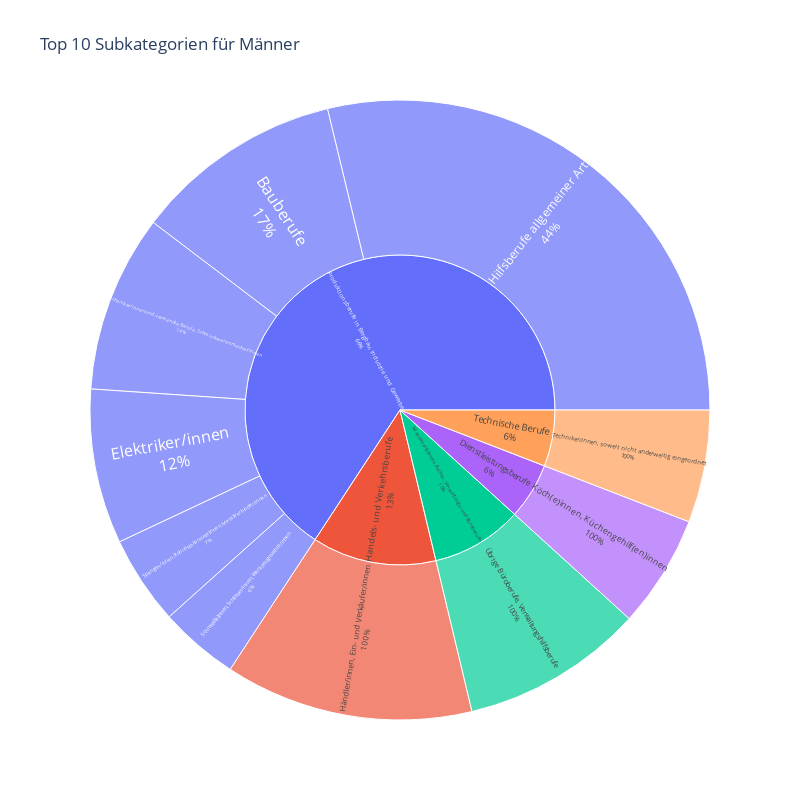
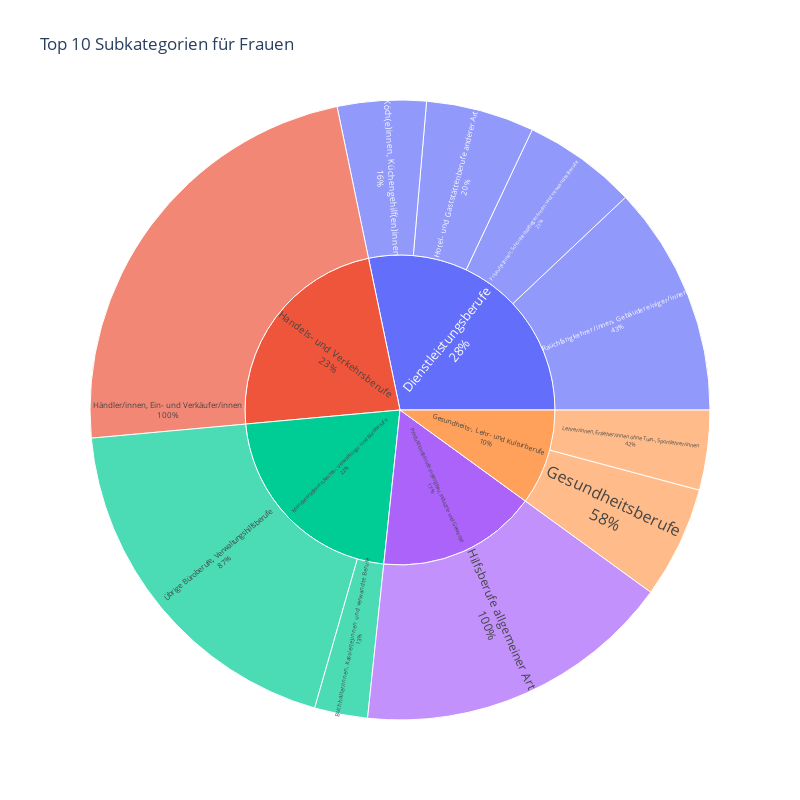

Here is the notebook cell these charts were saved with, in order:
### Code cell
# Beliebteste BErufskategorie zweiter Ebene mit der ersten Ebene für Männer und Frauen

# Teilen Sie den DataFrame in zwei separate DataFrames auf
df_men = df[df['Geschlecht'] == 'Männer']
df_women = df[df['Geschlecht'] == 'Frauen']

# Gruppieren und Summieren des 'Bestand' nach 'KatBez' und 'SubKatBez' für beide Geschlechter und nehmen Sie die Top 10
top_subkatbez_men = df_men.groupby(['SubKatBez'])['Bestand'].sum().sort_values(ascending=False).head(10).index
df_grouped_men = df_men[df_men['SubKatBez'].isin(top_subkatbez_men)].groupby(['KatBez', 'SubKatBez'])['Bestand'].sum().reset_index()

top_subkatbez_women = df_women.groupby(['SubKatBez'])['Bestand'].sum().sort_values(ascending=False).head(10).index
df_grouped_women = df_women[df_women['SubKatBez'].isin(top_subkatbez_women)].groupby(['KatBez', 'SubKatBez'])['Bestand'].sum().reset_index()

# Erstellen Sie zwei Sunburst-Diagramme
fig_men = px.sunburst(df_grouped_men, path=['KatBez', 'SubKatBez'], values='Bestand', title='Top 10 Subkategorien für Männer',
                      maxdepth=-1, branchvalues='total')
fig_men.update_layout(width=800, height=800)
fig_men.update_traces(textinfo='label+percent parent', insidetextorientation='radial', insidetextfont_size=16)

fig_women = px.sunburst(df_grouped_women, path=['KatBez', 'SubKatBez'], values='Bestand', title='Top 10 Subkategorien für Frauen',
                        maxdepth=-1, branchvalues='total')
fig_women.update_layout(width=800, height=800)
fig_women.update_traces(textinfo='label+percent parent', insidetextorientation='radial', insidetextfont_size=16)

# Anzeigen der Diagramme
fig_men.show()
fig_women.show()

### Figure 1 — Plotly figure (JSON) as saved in the notebook; plotly's stock layout.template omitted (floating-point values rounded to 4 significant figures)
{"data": [{"branchvalues": "total", "domain": {"x": [0, 1], "y": [0, 1]}, "hovertemplate": "labels=%{label}<br>Bestand=%{value}<br>parent=%{parent}<br>id=%{id}<extra></extra>", "ids": ["Produktionsberufe in Bergbau, Industrie und Gewerbe/Bauberufe", "Produktionsberufe in Bergbau, Industrie und Gewerbe/Elektriker/innen", "Produktionsberufe in Bergbau, Industrie und Gewerbe/Hilfsberufe allgemeiner Art", "Handels- und Verkehrsberufe/Händler/innen, Ein- und Verkäufer/innen", "Dienstleistungsberufe/Köch(e)innen, Küchengehilf(en)innen", "Produktionsberufe in Bergbau, Industrie und Gewerbe/Mechaniker/innen und verwandte Berufe, Schmuckwarenmacher/innen", "Produktionsberufe in Bergbau, Industrie und Gewerbe/Schmied(e)innen, Schlosser/innen, Werkzeugmacher/innen", "Produktionsberufe in Bergbau, Industrie und Gewerbe/Spengler/innen, Rohrinstallateur(e)innen, Metallverbinder/innen", "Technische Berufe/Techniker/innen, soweit nicht anderweitig eingeordnet", "Mandatar(e)innen, Rechts-, Verwaltungs- und Büroberufe/Übrige Büroberufe, Verwaltungshilfsberufe", "Dienstleistungsberufe", "Handels- und Verkehrsberufe", "Mandatar(e)innen, Rechts-, Verwaltungs- und Büroberufe", "Produktionsberufe in Bergbau, Industrie und Gewerbe", "Technische Berufe"], "insidetextfont": {"size": 16}, "insidetextorientation": "radial", "labels": ["Bauberufe", "Elektriker/innen", "Hilfsberufe allgemeiner Art", "Händler/innen, Ein- und Verkäufer/innen", "Köch(e)innen, Küchengehilf(en)innen", "Mechaniker/innen und verwandte Berufe, Schmuckwarenmacher/innen", "Schmied(e)innen, Schlosser/innen, Werkzeugmacher/innen", "Spengler/innen, Rohrinstallateur(e)innen, Metallverbinder/innen", "Techniker/innen, soweit nicht anderweitig eingeordnet", "Übrige Büroberufe, Verwaltungshilfsberufe", "Dienstleistungsberufe", "Handels- und Verkehrsberufe", "Mandatar(e)innen, Rechts-, Verwaltungs- und Büroberufe", "Produktionsberufe in Bergbau, Industrie und Gewerbe", "Technische Berufe"], "maxdepth": -1, "name": "", "parents": ["Produktionsberufe in Bergbau, Industrie und Gewerbe", "Produktionsberufe in Bergbau, Industrie und Gewerbe", "Produktionsberufe in Bergbau, Industrie und Gewerbe", "Handels- und Verkehrsberufe", "Dienstleistungsberufe", "Produktionsberufe in Bergbau, Industrie und Gewerbe", "Produktionsberufe in Bergbau, Industrie und Gewerbe", "Produktionsberufe in Bergbau, Industrie und Gewerbe", "Technische Berufe", "Mandatar(e)innen, Rechts-, Verwaltungs- und Büroberufe", "", "", "", "", ""], "textinfo": "label+percent parent", "type": "sunburst", "values": [130486, 96750, 344455, 155151, 70415, 110882, 49681, 55506, 70342, 113960, 70415, 155151, 113960, 787760, 70342]}], "layout": {"height": 800, "legend": {"tracegroupgap": 0}, "title": {"text": "Top 10 Subkategorien für Männer"}, "width": 800}}

### Figure 2 — Plotly figure (JSON) as saved in the notebook; plotly's stock layout.template omitted (floating-point values rounded to 4 significant figures)
{"data": [{"branchvalues": "total", "domain": {"x": [0, 1], "y": [0, 1]}, "hovertemplate": "labels=%{label}<br>Bestand=%{value}<br>parent=%{parent}<br>id=%{id}<extra></extra>", "ids": ["Mandatar(e)innen, Rechts-, Verwaltungs- und Büroberufe/Buchhalter/innen, Kassier(e)innen und verwandte Berufe", "Dienstleistungsberufe/Friseur(e)innen, Schönheitspfleger/innen und verwandte Berufe", "Gesundheits-, Lehr- und Kulturberufe/Gesundheitsberufe", "Produktionsberufe in Bergbau, Industrie und Gewerbe/Hilfsberufe allgemeiner Art", "Dienstleistungsberufe/Hotel- und Gaststättenberufe anderer Art", "Handels- und Verkehrsberufe/Händler/innen, Ein- und Verkäufer/innen", "Dienstleistungsberufe/Köch(e)innen, Küchengehilf(en)innen", "Gesundheits-, Lehr- und Kulturberufe/Lehrer/innen, Erzieher/innen ohne Turn-, Sportlehrer/innen", "Dienstleistungsberufe/Rauchfangkehrer/innen, Gebäudereiniger/innen", "Mandatar(e)innen, Rechts-, Verwaltungs- und Büroberufe/Übrige Büroberufe, Verwaltungshilfsberufe", "Dienstleistungsberufe", "Gesundheits-, Lehr- und Kulturberufe", "Handels- und Verkehrsberufe", "Mandatar(e)innen, Rechts-, Verwaltungs- und Büroberufe", "Produktionsberufe in Bergbau, Industrie und Gewerbe"], "insidetextfont": {"size": 16}, "insidetextorientation": "radial", "labels": ["Buchhalter/innen, Kassier(e)innen und verwandte Berufe", "Friseur(e)innen, Schönheitspfleger/innen und verwandte Berufe", "Gesundheitsberufe", "Hilfsberufe allgemeiner Art", "Hotel- und Gaststättenberufe anderer Art", "Händler/innen, Ein- und Verkäufer/innen", "Köch(e)innen, Küchengehilf(en)innen", "Lehrer/innen, Erzieher/innen ohne Turn-, Sportlehrer/innen", "Rauchfangkehrer/innen, Gebäudereiniger/innen", "Übrige Büroberufe, Verwaltungshilfsberufe", "Dienstleistungsberufe", "Gesundheits-, Lehr- und Kulturberufe", "Handels- und Verkehrsberufe", "Mandatar(e)innen, Rechts-, Verwaltungs- und Büroberufe", "Produktionsberufe in Bergbau, Industrie und Gewerbe"], "maxdepth": -1, "name": "", "parents": ["Mandatar(e)innen, Rechts-, Verwaltungs- und Büroberufe", "Dienstleistungsberufe", "Gesundheits-, Lehr- und Kulturberufe", "Produktionsberufe in Bergbau, Industrie und Gewerbe", "Dienstleistungsberufe", "Handels- und Verkehrsberufe", "Dienstleistungsberufe", "Gesundheits-, Lehr- und Kulturberufe", "Dienstleistungsberufe", "Mandatar(e)innen, Rechts-, Verwaltungs- und Büroberufe", "", "", "", "", ""], "textinfo": "label+percent parent", "type": "sunburst", "values": [42478, 91295, 89620, 255856, 86696, 355981, 70978, 63885, 184723, 293361, 433692, 153505, 355981, 335839, 255856]}], "layout": {"height": 800, "legend": {"tracegroupgap": 0}, "title": {"text": "Top 10 Subkategorien für Frauen"}, "width": 800}}
